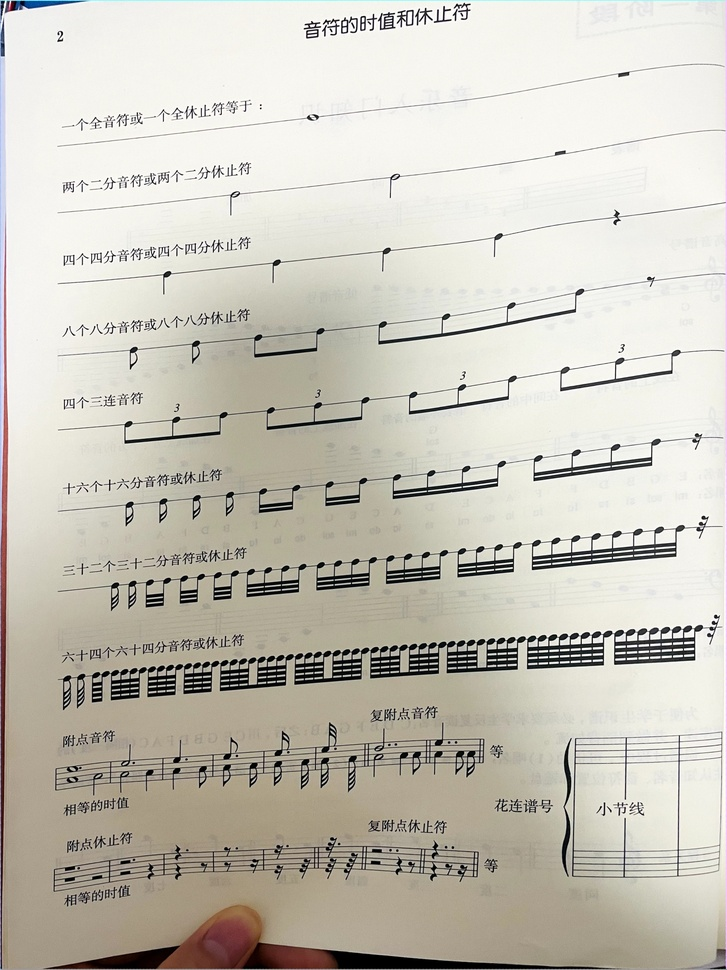
//> input picture resnetTinyData/12.jpg, 727 x 970 px, shrunk from 3024 x 4032 before the run, given in place of 12.jpeg, which was not available
$ ./denoise   (built with g++ and OpenCV 4)
//> lines starting //> are read from the running program, lines starting //| are printed output that depends on the picture; pictures that were not available may be replaced by others from this repository, and a replacement may not be noted
// [164 lines of commented-out code are left out]
#include<opencv2/opencv.hpp>
#include<iostream>

using namespace std;
using namespace cv;

// [8 lines left out: function help, not called in this run]

int main3()
{

    const char* filename = "C:/Users/14302/Desktop/12.jpeg";
    Mat input = imread(filename, IMREAD_GRAYSCALE);
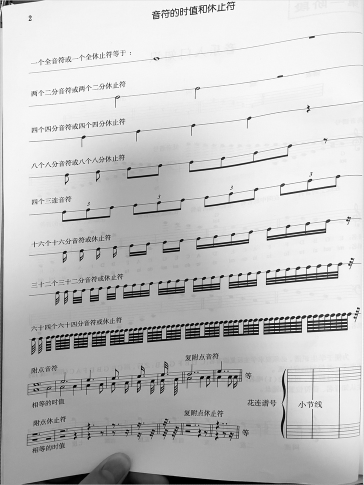
//> input: 970 rows x 727 cols, CV_8UC1 (shown at 1/2 size); min 0, max 255, mean 196.5

    int w = getOptimalDFTSize(input.cols);
    int h = getOptimalDFTSize(input.rows);//获取最佳尺寸，快速傅立叶变换要求尺寸为2的n次方
    Mat padded;     //将输入图像延扩到最佳的尺寸  在边缘添加0
    copyMakeBorder(input, padded, 0, h - input.rows, 0, w - input.cols, BORDER_CONSTANT, Scalar::all(0));//填充图像保存到padded中
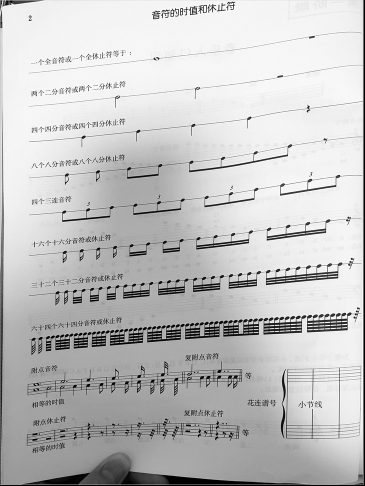
//> padded: 972 rows x 729 cols, CV_8UC1 (shown at 1/2 size); min 0, max 255, mean 195.6
    Mat plane[] = { Mat_<float>(padded),Mat::zeros(padded.size(),CV_32F) };//创建通道
//> plane[1]: 972 rows x 729 cols, CV_32FC1; every value is 0
    Mat complexIm;
    merge(plane, 2, complexIm);//为延扩后的图像增添一个初始化为0的通道
    dft(complexIm, complexIm);//进行傅立叶变换，结果保存在自身
    split(complexIm, plane);//分离通道
    magnitude(plane[0], plane[1], plane[0]);//获取幅度图像，0通道为实数通道，1为虚数，因为二维傅立叶变换结果是复数
    plane[0] = plane[0](Rect(0, 0, plane[0].cols & -2, plane[0].rows & -2));
//> plane[0]: 972 rows x 728 cols, CV_32FC1
    int cx = padded.cols / 2; int cy = padded.rows / 2;//一下的操作是移动图像，左上与右下交换位置，右上与左下交换位置
    Mat temp;
    Mat part1(plane[0], Rect(0, 0, cx, cy));
    Mat part2(plane[0], Rect(cx, 0, cx, cy));
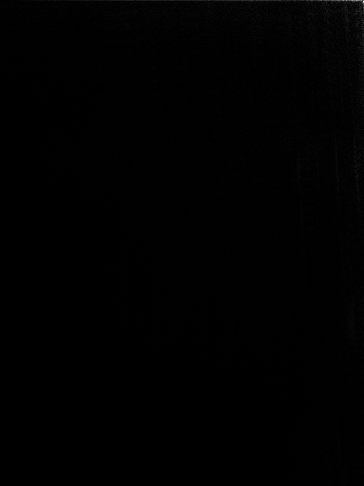
//> part2: 486 rows x 364 cols, CV_32FC1; min 10.08, max 2178375.8, mean 11730; drawn with min black and max white
    Mat part3(plane[0], Rect(0, cy, cx, cy));
    Mat part4(plane[0], Rect(cx, cy, cx, cy));


    part1.copyTo(temp);
    part4.copyTo(part1);
    temp.copyTo(part4);

    part2.copyTo(temp);
    part3.copyTo(part2);
    temp.copyTo(part3);
    //*******************************************************************

    Mat _complexim;
    complexIm.copyTo(_complexim);//把变换结果复制一份，进行逆变换，也就是恢复原图
    Mat iDft[] = { Mat::zeros(plane[0].size(),CV_32F),Mat::zeros(plane[0].size(),CV_32F) };//创建两个通道，类型为float，大小为填充后的尺寸
//> iDft[0]: 972 rows x 728 cols, CV_32FC1; every value is 0
    idft(_complexim, _complexim);//傅立叶逆变换
    split(_complexim, iDft);//结果貌似也是复数
//> iDft[0]: 972 rows x 729 cols, CV_32FC1
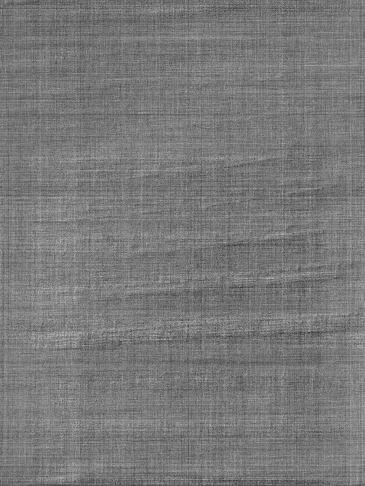
//> iDft[1]: 972 rows x 729 cols, CV_32FC1 (shown at 1/2 size); min -36.16, max 39.97, mean 0; drawn with min black and max white
    magnitude(iDft[0], iDft[1], iDft[0]);//分离通道，主要获取0通道
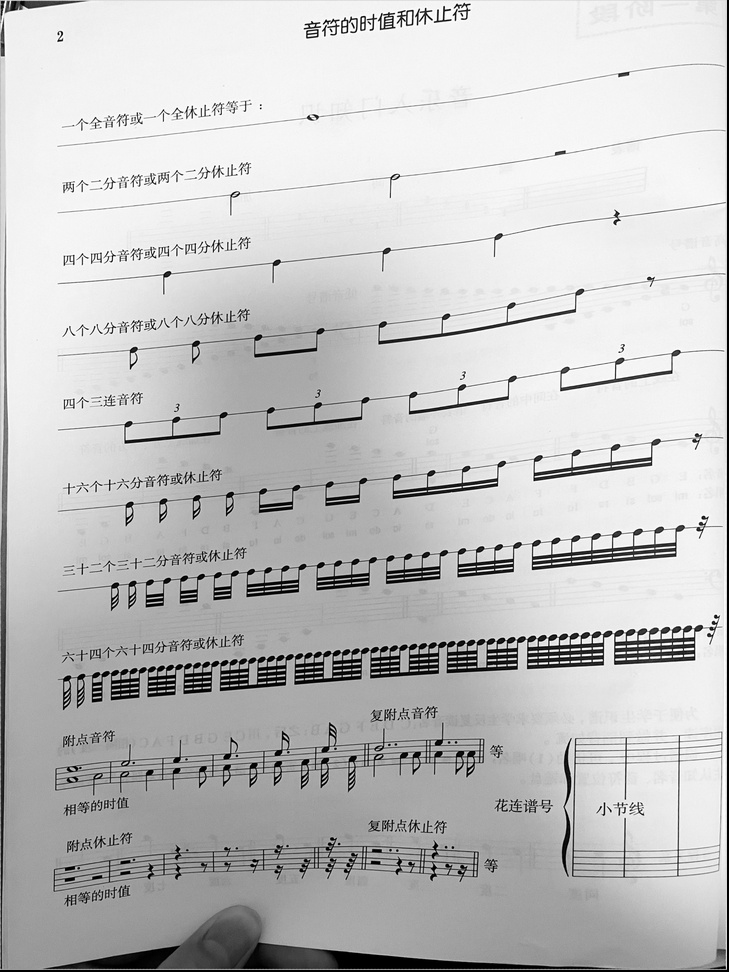
//> iDft[0]: 972 rows x 729 cols, CV_32FC1; min 0.035, max 180689984, mean 138598112; drawn with min black and max white
//    normalize(iDft[0],iDft[0],1,0,CV_MINMAX);//归一化处理，float类型的显示范围为0-1,大于1为白色，小于0为黑色
    normalize(iDft[0], iDft[0], 0, 1, NORM_MINMAX);
    //imshow("idft", iDft[0]);//显示逆变换
//*******************************************************************
    // compute the magnitude and switch to logarithmic scale
    // => log(1 + sqrt(Re(DFT(I))^2 + Im(DFT(I))^2))
    plane[0] += Scalar::all(1);//傅立叶变换后的图片不好分析，进行对数处理，结果比较好看
    log(plane[0], plane[0]);
    normalize(plane[0], plane[0], 0, 1, NORM_MINMAX);
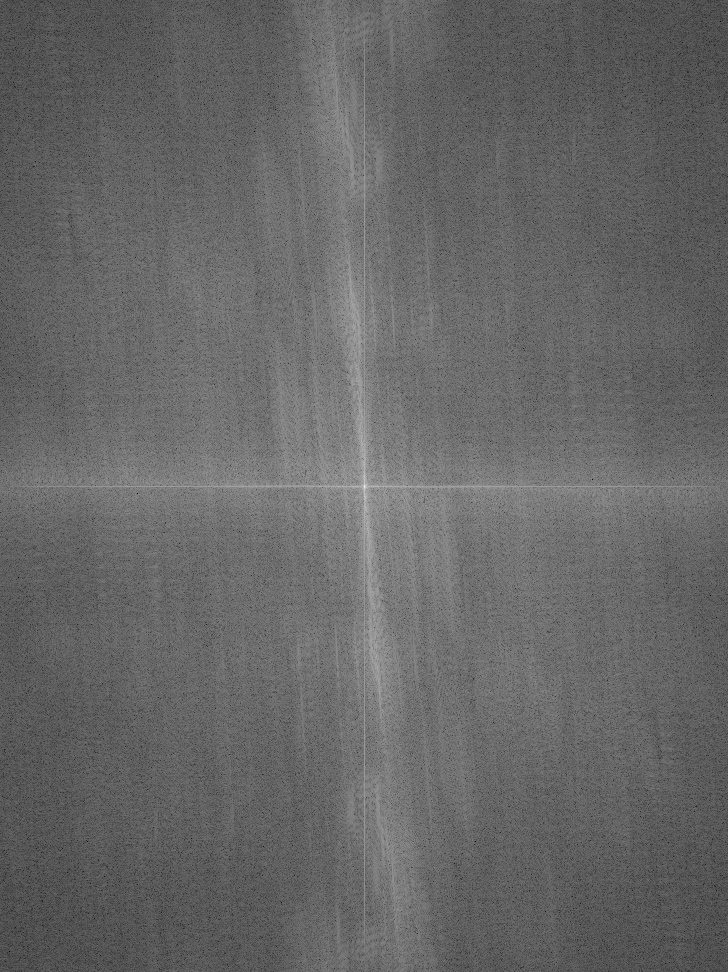
//> plane[0]: 972 rows x 728 cols, CV_32FC1; min 0, max 1, mean 0.404

    //imshow("dft", plane[0]);
    waitKey();
    return 0;
}

// added to run one function of the file
int main() { main3(); }
